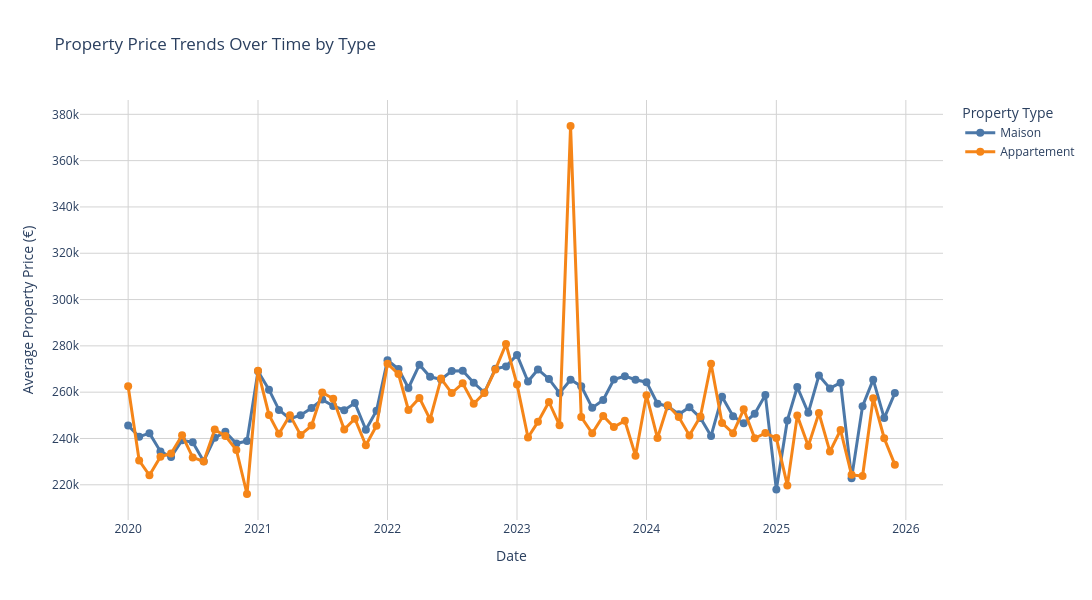

Write notebook code for a chart like this one.
### Code cell
import pandas as pd
import plotly.graph_objects as go

# Convert date
df["Date mutation"] = pd.to_datetime(df["Date mutation"], errors="coerce")

# Keep only relevant rows
df = df.dropna(subset=["Valeur fonciere", "Type local"])

# Optional: remove extreme outliers
df = df[df["Valeur fonciere"] < 2_000_000]

# Filter only Maison & Appartement
df = df[df["Type local"].isin(["Maison", "Appartement"])]

# Create year-month column
df["year_month"] = df["Date mutation"].dt.to_period("M")
df_grouped = df.groupby(["year_month", "Type local"])["Valeur fonciere"].mean().reset_index()

# Convert back to timestamp for plotting
df_grouped["year_month"] = df_grouped["year_month"].dt.to_timestamp()

# Colors for property types
colors = {'Maison': '#4C78A8', 'Appartement': '#F58518'}

# Plotly figure
fig = go.Figure()
for prop_type in ["Maison", "Appartement"]:
    subset = df_grouped[df_grouped["Type local"] == prop_type]
    fig.add_trace(go.Scatter(
        x=subset["year_month"],
        y=subset["Valeur fonciere"],
        mode='lines+markers',
        name=prop_type,
        line=dict(color=colors[prop_type], width=3),
        marker=dict(size=8),
        hovertemplate=f'<b>{prop_type}</b><br>Date: %{{x|%b %Y}}<br>Avg Price: €%{{y:,.0f}}<extra></extra>'
    ))

fig.update_layout(
    title='Property Price Trends Over Time by Type',
    xaxis_title="Date",
    yaxis_title="Average Property Price (€)",
    hovermode='x unified',
    legend=dict(title="Property Type", yanchor="top", y=1.0, xanchor="left", x=1.02),
    width=1200,
    height=600,
    plot_bgcolor='white',
    font=dict(size=12)
)

fig.update_xaxes(showgrid=True, gridcolor='lightgray')
fig.update_yaxes(showgrid=True, gridcolor='lightgray')

fig.show()
